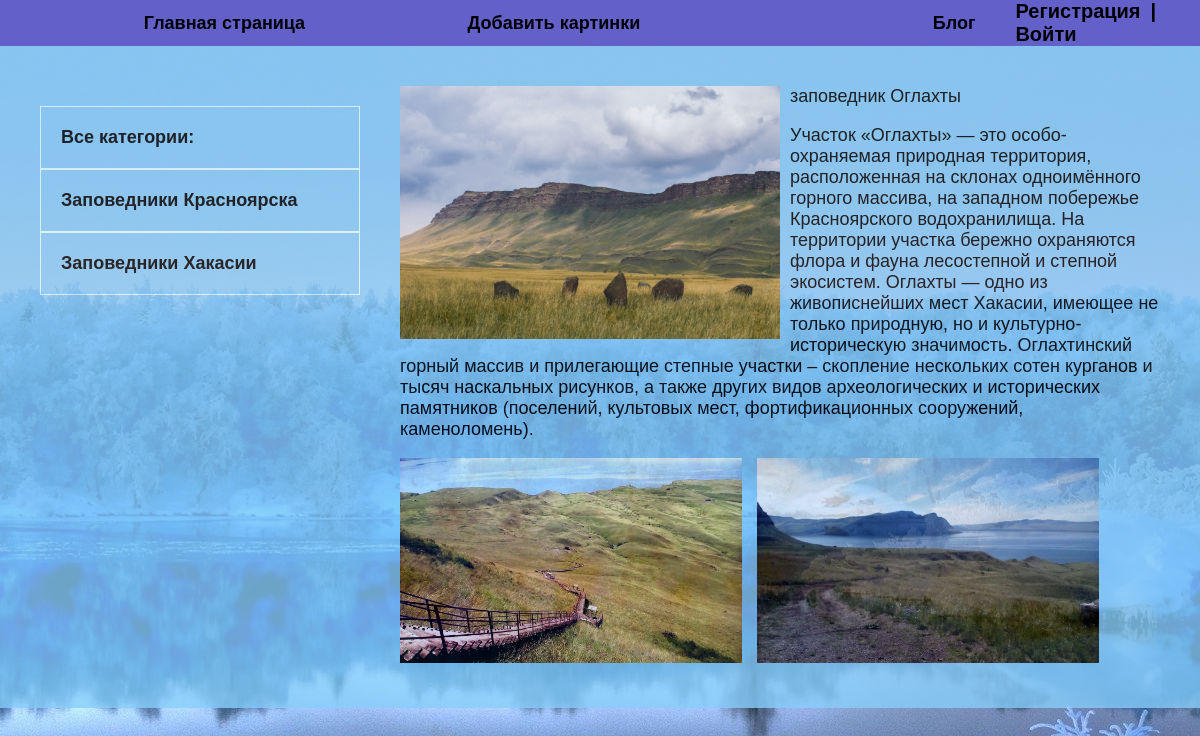
Page /post/zapovednik-oglahty/ on the committed database.
### blog/models.py (models this page shows, shortened)
class Category(models.Model):
    name = models.CharField(max_length=200, verbose_name="Категория")
    slug = models.SlugField(max_length=250, unique=True, verbose_name="URL")
    def get_absolute_url(self):
        return reverse('category', kwargs={'cat_slug': self.slug})
    class Meta:
        verbose_name = 'категорию'
        verbose_name_plural = "Категории"

class Blog(models.Model):
    title = models.CharField(max_length=250, verbose_name="Название")
    slug = models.SlugField(max_length=260, unique=True, verbose_name="URL")
    body = models.TextField(blank=True, verbose_name="Контент")
    photo = models.ImageField(upload_to="photo/%Y/%m/%d/", blank=True, verbose_name="Фото")
    time_cre = models.DateTimeField(auto_now_add=True, verbose_name="Дата создания")
    time_up = models.DateTimeField(auto_now=True, verbose_name="Дата обновления")
    published = models.BooleanField(default=True, verbose_name="Публикация")
    cat = models.ForeignKey("Category", on_delete=models.PROTECT,
                            verbose_name="Категория")
    def __str__(self):
        return self.title
    class Meta:
        verbose_name = 'новость'
        verbose_name_plural = "Новости"
        ordering = ['-time_cre']

class Photos(models.Model):
    image = models.ForeignKey(Blog, on_delete=models.CASCADE, verbose_name="картинки для блога", blank=True, null=True,
                              default=None)
    add_image = models.ImageField(upload_to="photo/%Y/%m/%d/add/", blank=True, null=True,
                                  verbose_name="Добавить картинку")
    class Meta:
        verbose_name = 'изображение'
        verbose_name_plural = "Изображения"

### blog/views.py (the view)
# urls.py: path('post/<slug:post_slug>/', ShowPost.as_view(), name='post'),
class ShowPost(DataMixin, DetailView):
    model = Blog
    template_name = "blog/post.html"
    slug_url_kwarg = "post_slug"
    context_object_name = "post"
    def get_context_data(self, *, object_list=None, **kwargs):
        context = super().get_context_data(**kwargs)
        c_def = self.get_user_context(title=context["post"])
        return dict(list(c_def.items()) + list(context.items()))

### blog/templatetags/blog_tags.py (called while the page is built)
@register.inclusion_tag('blog/list_cat.html')
def show_cat(sort=None, cat_sell=0):
    if not sort:
        cats = Category.objects.all
    else:
        cats = Category.objects.order_by(sort)
    return {'cats': cats, 'cat_selected': cat_sell}

### blog/utils.py (called while the page is built)
    def get_user_context(self, **kwargs):
        context = kwargs
        cats = Category.objects.all()
        user_menu = menu.copy()
        if not self.request.user.is_authenticated:
            user_menu.pop(1)
        context['menu'] = user_menu
        context['cat'] = cats
        if 'cat_selected' not in context:
            context['cat_selected'] = 0
        return context

### blog/templates/blog/post.html
{% extends 'blog/base.html' %}
{% block content %}
<div class="post">
    {% if post.photo %}
    <img class="img" src="{{ post.photo.url }}" alt="">
    {% endif %}
    {{ post.title }}
    <p>{{ post.body}}</p>
    {% for img in post.photos_set.all %}
    <img class="imagimage" src="{{ img.add_image.url }}">
    {% endfor %}
</div>
{% endblock %}

### blog/templates/blog/list_cat.html
{% for c in cats %}
    {% if c.pk == cat_selected %}
    <li class="selected">{{ c.name }}</li>
    {% else %}
    <li><a href="{{ c.get_absolute_url }}">{{ c.name }}</a></li>
    {% endif %}
{% endfor %}

### blog/static/css/style.css (style rules this page uses)
body { margin: 0; padding: 0; font-family: Verdana, Geneva, Tahoma, sans-serif; background: url(asz.jpg); background-repeat: no-repeat; background-size: cover; background-position: center; background-attachment: fixed; margin: 0; padding: 0; font-family: Verdana, Geneva, Tahoma, sans-serif; }
a { color: black; text-decoration: none; padding: 10px; }
.sidebar a { padding: 20px; display: block; border: 1px solid lightcyan; background: rgba(0, 0, 0, 0); font-weight: bold; font-size: 18px; }
.img { float: left; margin-right: 10px; max-width: 50%; }
.imagimage { margin-right: 10px; max-width: 45%; display: inline-block; display: flex; justify-content: space-between; display: inline-block; }
.post { font-size: 18px; }

### rows in the picture
Category: name "Заповедники Красноярска"
Category: name "Заповедники Хакасии"
Blog: photo (picture), title "заповедник Оглахты", body "Участок «Оглахты» — это особо-охраняемая природная территория, расположенная на склонах одноимённого горного массива, на западном побережье Красноярского водохранилища. На территории участка бережно охраняются флора и фауна лесостепной и степной экосистем. Оглахты — одно из живописнейших мест Хакасии, имеющее не только природную, но и культурно-историческую значимость. Оглахтинский горный массив и прилегающие степные участки – скопление нескольких сотен курганов и тысяч наскальных рисунков, а также других видов археологических и исторических памятников (поселений, культовых мест, фортификационных сооружений, каменоломень)."
Photos: add_image (picture)
Photos: add_image (picture)

### other values in the picture
{{ m.title }} "Главная страница" "Добавить картинки" "Блог"
